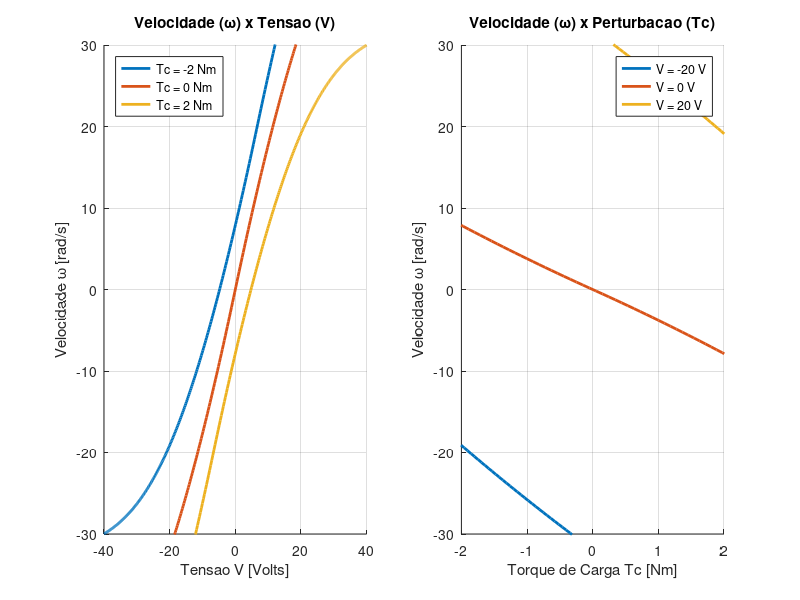
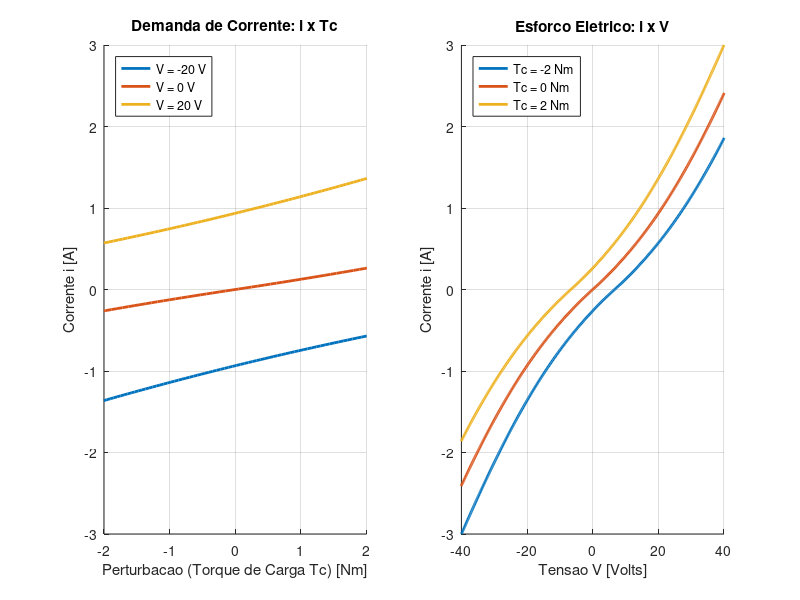

Source code (MATLAB) for these figures, in order:
%% TAREFA 1: Analise Estatica Completa do Sistema DC
clear; clc; close all;

%% Secao 1: Parametros do Sistema
Km = 1/3;  % Constante de conversao eletromecanica [V/(rad/s)]
L  = 0.5;  % Indutancia da armadura [H]
R  = 10;   % Resistencia da armadura [Ohms]
B  = 0.1;  % Coeficiente de atrito viscoso [Nms/rad]
J  = 1;    % Momento de inercia do rotor [kg*m^2]

%% Secao 2: Equacoes Estaticas e Nao-Lineares
% Torque Mecanico (Tm)
calc_Tm = @(i) (5.26 * (1 - exp(-i))) .* (i >= 0) + (-5.26 * (1 - exp(i))) .* (i < 0);

% Velocidade (w) isolada da eq. mecanica: w = (Tm - Tc)/B
calc_w_est = @(Tm, Tc) (Tm - Tc) / B;

% Tensao (V) isolada da eq. eletrica: V = R*i + Km*w
calc_V_est = @(i, w) R * i + Km * w;

%% Secao 3: Geracao dos Vetores Base
% Vamos usar a corrente como base (vetor independente) para evitar equacoes 
% transcendentais na hora de plotar, variando dentro do limite de [-3, 3] A
i_vec = linspace(-3, 3, 500);
Tm_vec = calc_Tm(i_vec);


%% Secao 4: FIGURA 1 - Focada na Variavel de Processo (Velocidade w)
figure('Name', 'Analise de Velocidade', 'Position', [50, 400, 900, 400]);

% --- Grafico 1: w x V (Tc constante) ---
Tc_fixos = [-2, 0, 2]; 
subplot(1, 2, 1); hold on;
for k = 1:length(Tc_fixos)
    w_vec = calc_w_est(Tm_vec, Tc_fixos(k));
    V_vec = calc_V_est(i_vec, w_vec);
    plot(V_vec, w_vec, 'LineWidth', 2, 'DisplayName', ['Tc = ', num2str(Tc_fixos(k)), ' Nm']);
end
title('Velocidade (\omega) x Tensao (V)');
xlabel('Tensao V [Volts]'); ylabel('Velocidade \omega [rad/s]');
xlim([-40 40]); ylim([-30 30]); grid on; legend('Location', 'northwest');

% --- Grafico 2: w x Tc (V constante) ---
V_fixos = [-20, 0, 20]; 
subplot(1, 2, 2); hold on;
for k = 1:length(V_fixos)
    Tc_calc = Tm_vec - (B/Km)*(V_fixos(k) - R * i_vec);
    w_calc = (V_fixos(k) - R * i_vec) / Km;
    plot(Tc_calc, w_calc, 'LineWidth', 2, 'DisplayName', ['V = ', num2str(V_fixos(k)), ' V']);
end
title('Velocidade (\omega) x Perturbacao (Tc)');
xlabel('Torque de Carga Tc [Nm]'); ylabel('Velocidade \omega [rad/s]');
xlim([-2 2]); ylim([-30 30]); grid on; legend('Location', 'northeast');


%% Secao 5: FIGURA 2 - Focada no Esforco do Sistema (Corrente i)
figure('Name', 'Analise de Corrente', 'Position', [1000, 400, 900, 400]);

% --- Grafico 3: i x Tc (V constante) ---
% Sua ideia! Vamos plotar Tc no eixo X (causa) e corrente no eixo Y (consequencia)
subplot(1, 2, 1); hold on;
for k = 1:length(V_fixos)
    % Calculamos qual Tc seria necessario para gerar a combinacao (i, V_fixa)
    Tc_calc = Tm_vec - (B/Km)*(V_fixos(k) - R * i_vec);
    plot(Tc_calc, i_vec, 'LineWidth', 2, 'DisplayName', ['V = ', num2str(V_fixos(k)), ' V']);
end
title('Demanda de Corrente: i x Tc');
xlabel('Perturbacao (Torque de Carga Tc) [Nm]'); 
ylabel('Corrente i [A]');
xlim([-2 2]); ylim([-3 3]); grid on; legend('Location', 'northwest');

% --- Grafico 4: i x V (Tc constante) ---
subplot(1, 2, 2); hold on;
for k = 1:length(Tc_fixos)
    w_vec = calc_w_est(Tm_vec, Tc_fixos(k));
    V_vec = calc_V_est(i_vec, w_vec);
    plot(V_vec, i_vec, 'LineWidth', 2, 'DisplayName', ['Tc = ', num2str(Tc_fixos(k)), ' Nm']);
end
title('Esforco Eletrico: i x V');
xlabel('Tensao V [Volts]'); 
ylabel('Corrente i [A]');
xlim([-40 40]); ylim([-3 3]); grid on; legend('Location', 'northwest');
